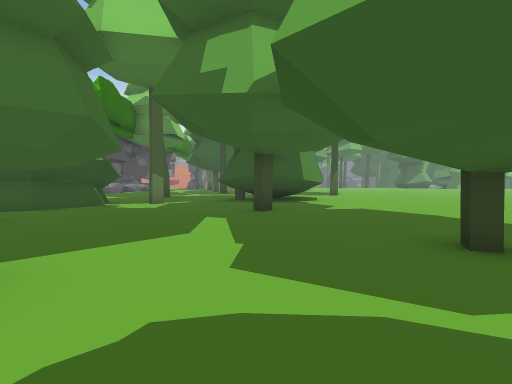
View 1 (above)

22 first-person views from a walk through a 3-D level made in the Unity game engine. The camera is 1.3 m above the floor, tilts 2° down and sees 90° across. The floor is counted in squares, 2 m on a side. Each view is taken from the middle of a square. On the plan, view 1 faces up. The plan holds only what a view shows up to about 9 squares ahead; the rest is blank. The place goes on beyond the plan. The player character is not drawn. Some animated figures are not drawn.

View 2
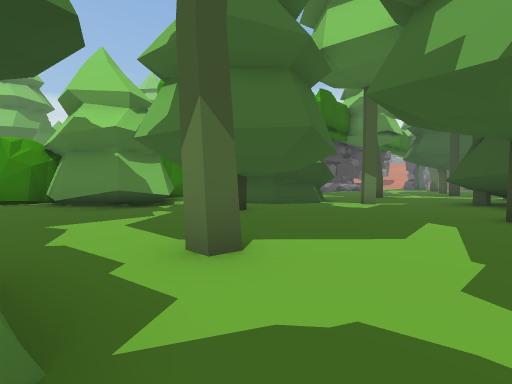

View 3
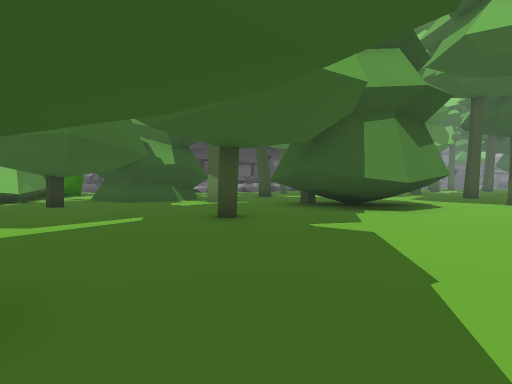

View 4
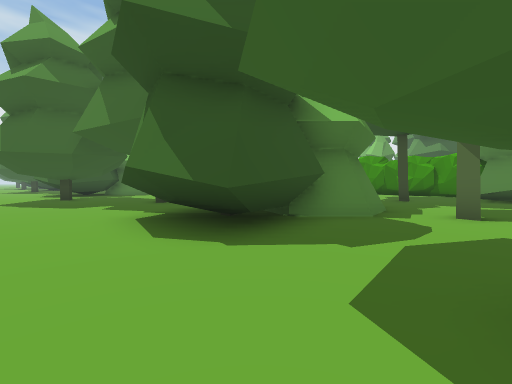

View 5
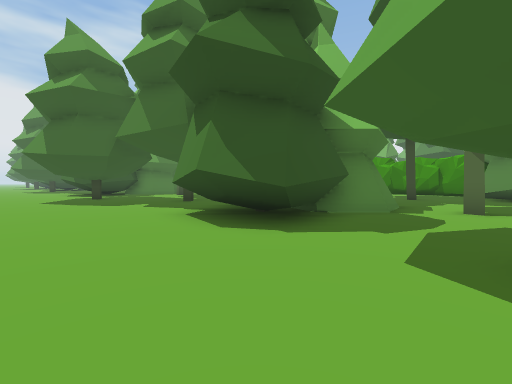

View 6
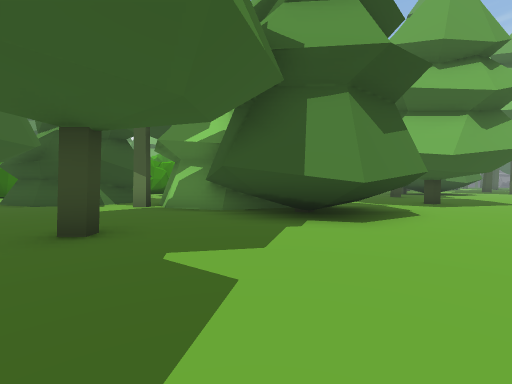

View 7
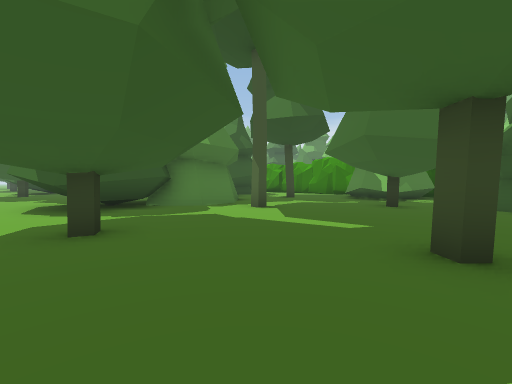

View 8
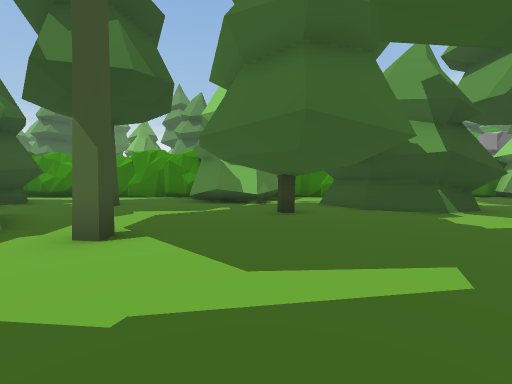

View 9
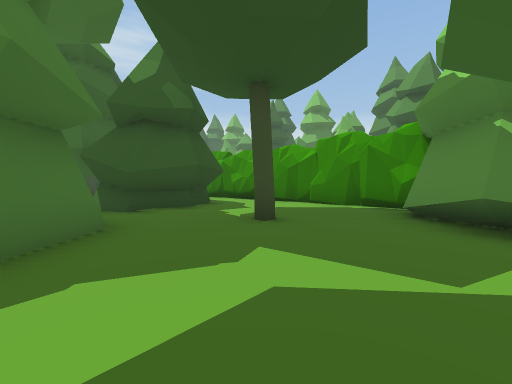

View 10
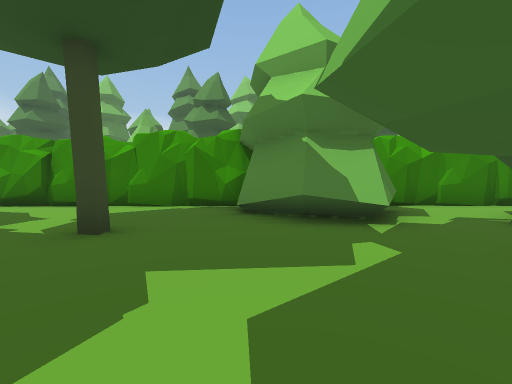

View 11
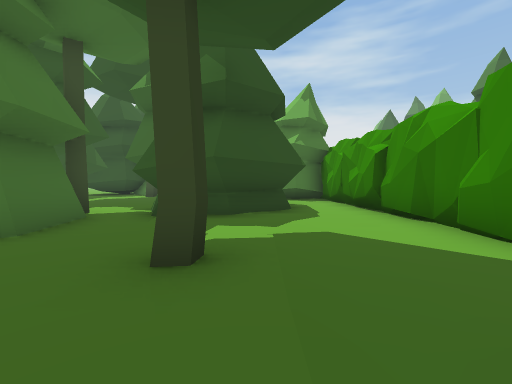

View 12
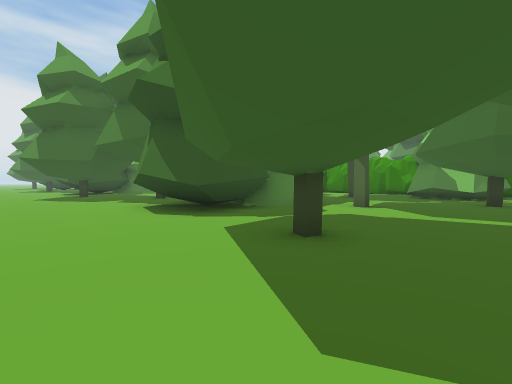

View 13
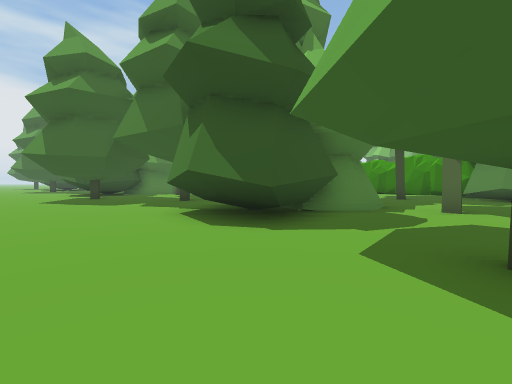

View 14
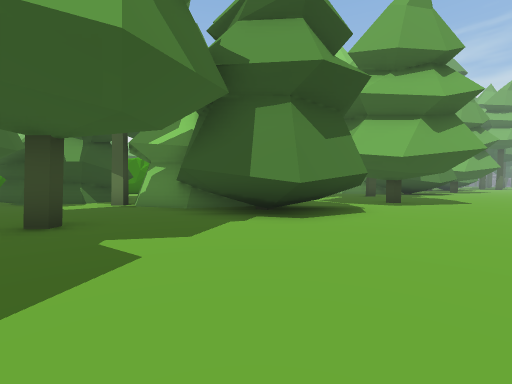

View 15
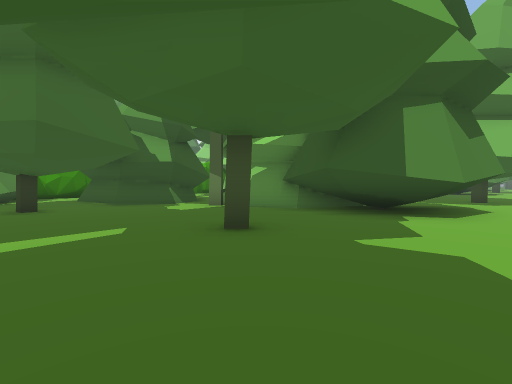

View 16
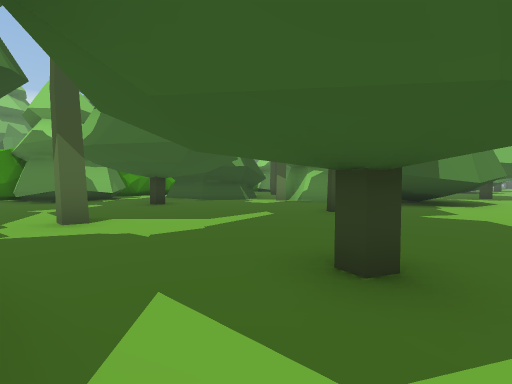

View 17
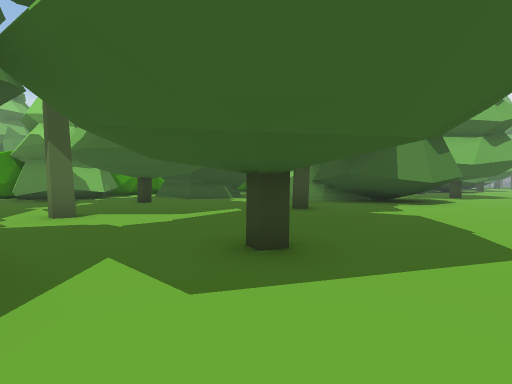

View 18
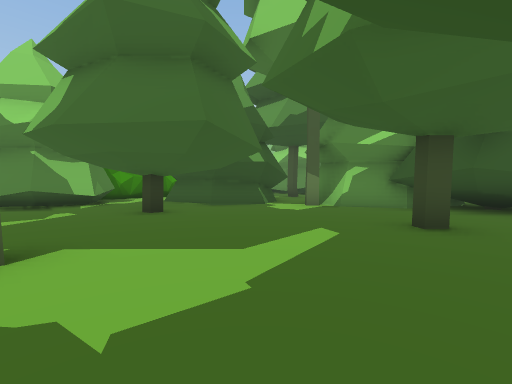

View 19
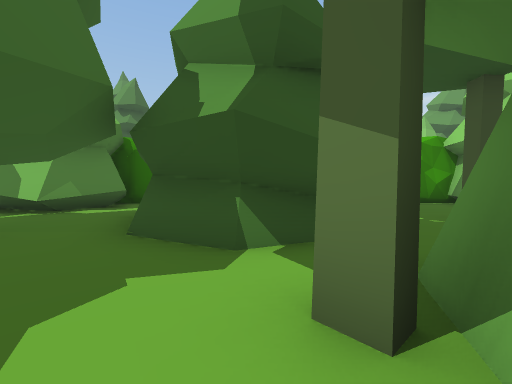

View 20
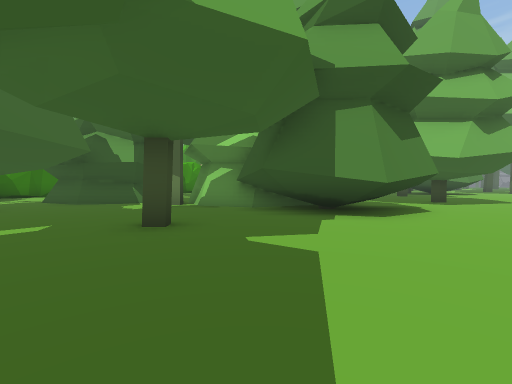

View 21
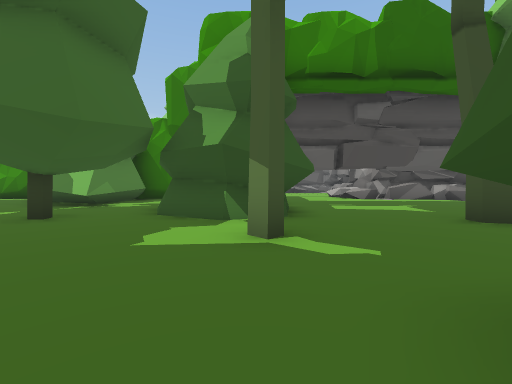

View 22
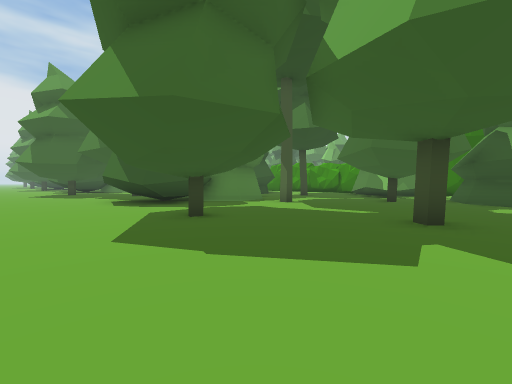

### Floor plan
Key: @ floor where view 1 was taken; # wall or solid block; . floor; / step, stairs or slope.
Columns run from 10 left of view 1 to 5 right of it. Each row starts with its distance up from view 1.
 10   .......####..
  9   ..##...####...
  8      #.#........
  7     ##..........
  6    ##.....#.....
  5   ..............
  4  ##..#..........
  3   ##............
  2   #.....#...#...
  1 ###.............
  0 #.......##@.....
 -1   .. ..######...
 -2    ..  ######...
 -3     ../######...
 -4 #    #.#..##....
 -5 #.   #..........
 -6 #. ###....#.....
 -7 #...............
 -8 ##...#..........
 -9  ###............
-10   ##........#...
-11 ###.....#.......
-12 #...............
-13 #...#..######...
-14 #.....## ####...
-15 #.....## ####...
-16 #..###.#####....
-17 #.####..........
-18 #. ###..........
-19 #..##.....#.....
-20 #...............
-21 ####.#..........
-22  ###........#...
-23 ###.....#......
-24 #..............

Positions as (right, up) in squares from view 1, and headings:
1: (0, 0), facing up
2: (0, 0), facing up-left
3: (4, 3), facing up-left
4: (4, 2), facing down-left
5: (5, 2), facing down-left
6: (4, -7), facing up-left
7: (3, -6), facing down-left
8: (1, -9), facing left
9: (-3, -10), facing down-left
10: (-3, -11), facing left
11: (-7, -11), facing down
12: (5, -8), facing down-left
13: (5, -10), facing down-left
14: (5, -19), facing up-left
15: (3, -21), facing up-left
16: (3, -24), facing up-left
17: (4, -24), facing up-left
18: (1, -23), facing up-left
19: (-2, -17), facing left
20: (4, -8), facing up-left
21: (0, 8), facing left
22: (5, 7), facing down-left
